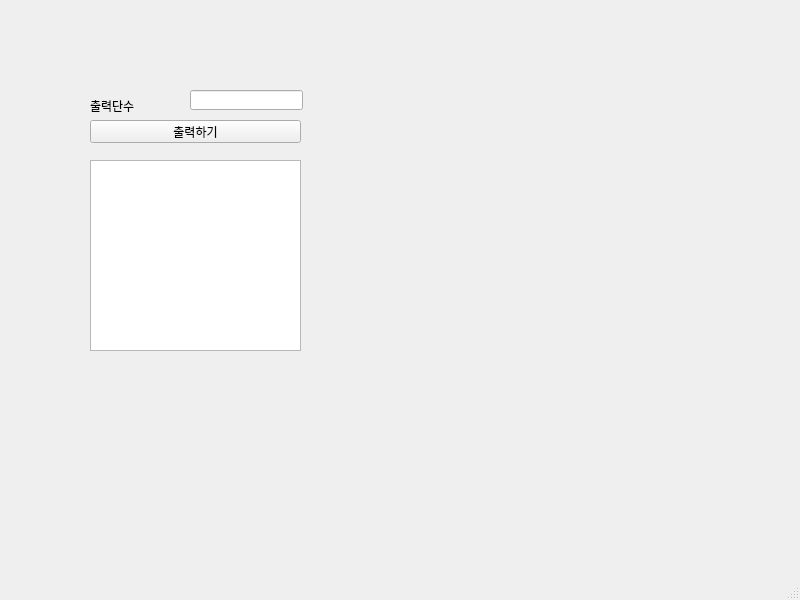
<?xml version="1.0" encoding="UTF-8"?>
<ui version="4.0">
 <class>MainWindow</class>
 <widget class="QMainWindow" name="MainWindow">
  <property name="geometry">
   <rect>
    <x>0</x>
    <y>0</y>
    <width>800</width>
    <height>600</height>
   </rect>
  </property>
  <property name="windowTitle">
   <string>MainWindow</string>
  </property>
  <widget class="QWidget" name="centralwidget">
   <widget class="QLabel" name="lbl">
    <property name="geometry">
     <rect>
      <x>90</x>
      <y>100</y>
      <width>56</width>
      <height>12</height>
     </rect>
    </property>
    <property name="text">
     <string>출력단수</string>
    </property>
   </widget>
   <widget class="QLineEdit" name="le">
    <property name="geometry">
     <rect>
      <x>190</x>
      <y>90</y>
      <width>113</width>
      <height>20</height>
     </rect>
    </property>
   </widget>
   <widget class="QPushButton" name="pb">
    <property name="geometry">
     <rect>
      <x>90</x>
      <y>120</y>
      <width>211</width>
      <height>23</height>
     </rect>
    </property>
    <property name="text">
     <string>출력하기</string>
    </property>
   </widget>
   <widget class="QTextEdit" name="te">
    <property name="geometry">
     <rect>
      <x>90</x>
      <y>160</y>
      <width>211</width>
      <height>191</height>
     </rect>
    </property>
   </widget>
  </widget>
  <widget class="QMenuBar" name="menubar">
   <property name="geometry">
    <rect>
     <x>0</x>
     <y>0</y>
     <width>800</width>
     <height>21</height>
    </rect>
   </property>
  </widget>
  <widget class="QStatusBar" name="statusbar"/>
 </widget>
 <resources/>
 <connections/>
</ui>
